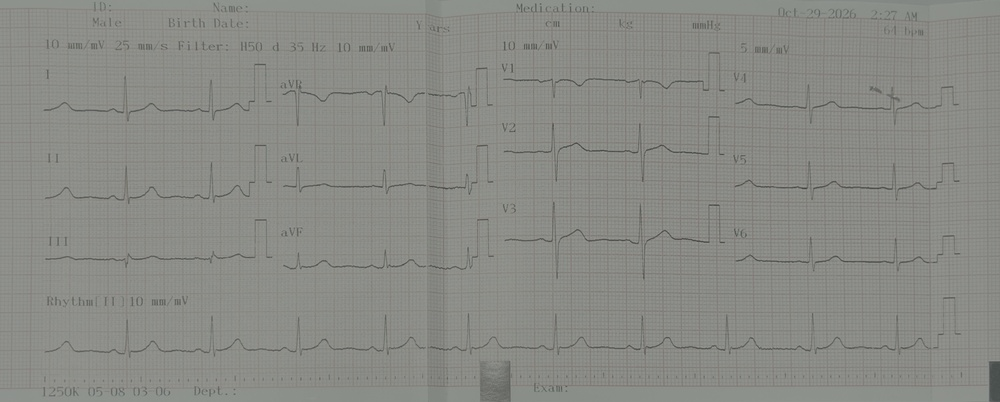
#> input picture benchmark/images/IMG_1394.jpg, 1000 x 402 px, shrunk from 2979 x 1198 before the run
$ python -i qrs_detector_v2.py   (imports and definitions only)   (older library calls are emulated)
#> lines starting #> are read from the running program, lines starting #| are printed output that depends on the picture
#> further down, picture is the input picture: PIL image 1000x402 RGB; mean R, G, B 137.6, 138.8, 133.7
"""Independent conservative, polarity-agnostic QRS candidate baseline v2.

Uses ONLY the ROI image; never reads human labels, historic predictions, RR
clock or waveform v1. Detected events remain REVIEW, not clinical QRS.
"""
from __future__ import annotations
import cv2
import numpy as np

def detect_qrs_candidates(image, *, min_distance_px:int=24, max_candidates:int=120)->dict:
#> called with min_distance_px = 24, max_candidates = 120
    from PIL import Image
    if isinstance(image,Image.Image): rgb=np.asarray(image.convert('RGB'))
    else:
        rgb=np.asarray(image)
        if rgb.ndim==2:rgb=np.stack([rgb]*3,axis=-1)
    h,w=rgb.shape[:2]
#> h = 402; w = 1000
    if w<60 or h<32:return {'status':'UNRESOLVED','candidates':[],'reasons':['ROI_TOO_SMALL']}
    gray=cv2.cvtColor(rgb,cv2.COLOR_RGB2GRAY)
    # Contrast-normalized dark evidence with horizontal background estimate.
    gray=cv2.GaussianBlur(gray,(3,3),0)
    bg=cv2.medianBlur(gray,21)
    ink=cv2.subtract(bg,gray).astype(np.float32)
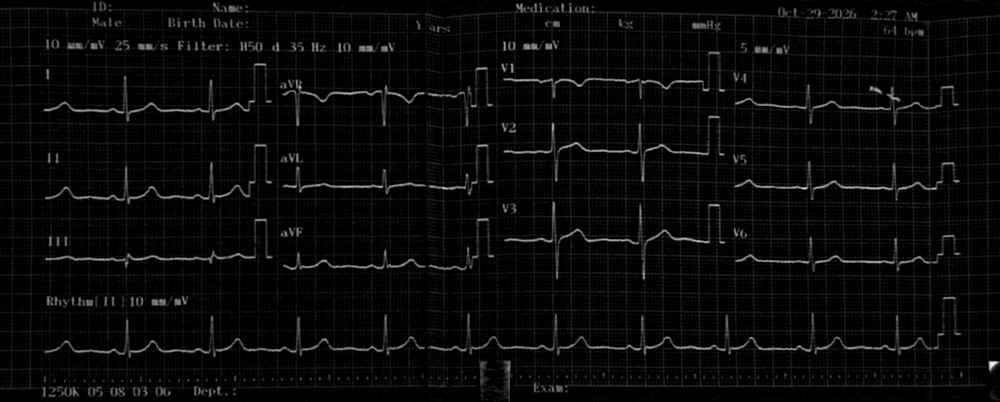
#> ink: shape (402, 1000) float32; min 0, max 50, mean 1.8; drawn with min black and max white
    # Differential energy captures steep positive OR negative ECG deflections.
    # Suppress purely horizontal rules using vertical derivative; downweight
    # columns with ink running across almost the full ROI height.
    dy=np.abs(np.diff(ink,axis=0,prepend=ink[:1]))
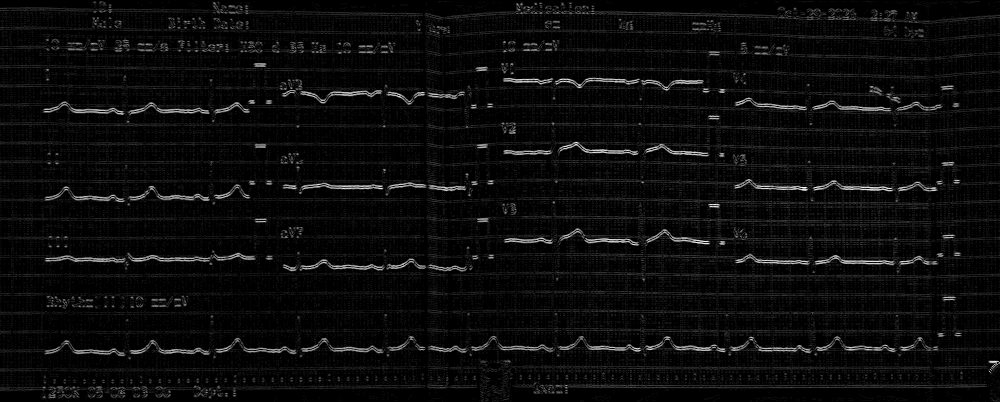
#> dy: shape (402, 1000) float32; min 0, max 26, mean 1.2; drawn with min black and max white
    col_density=(ink>11).mean(axis=0)
#> col_density = 1000 values, max 0.216 at index 297, min 0 at index 0, mean 0.0371
    row_lo=int(h*0.10);row_hi=max(row_lo+1,int(h*0.90))
#> after `row_lo = int(h * 0.1)`: row_lo = 40
#> after `row_hi = max(row_lo + 1, int(h * 0.9))`: row_hi = 361
    vertical=cv2.Sobel(ink,cv2.CV_32F,1,0,ksize=3)
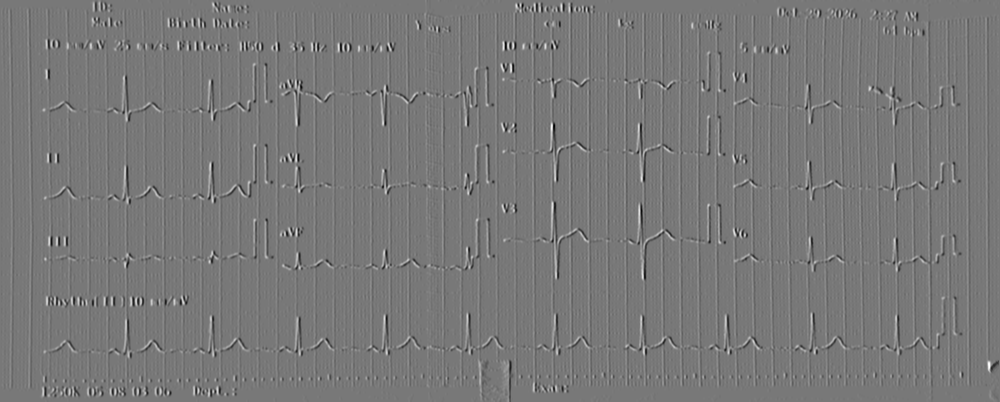
#> vertical: shape (402, 1000) float32; min -120, max 135, mean 0; drawn with min black and max white
    energy=np.quantile(np.abs(vertical[row_lo:row_hi]),0.88,axis=0)
#> energy = 1000 values, max 72 at index 641, min 0 at index 0, mean 12.85
    # Component candidate for narrow spiky QRS; signal energy alone does not
    # claim R peak or S nadir. For dense grids, prefer unresolved.
    width=max(5,(w//150)|1)
#> width = 7
    kernel=np.ones(width,np.float32)/width
    smooth=np.convolve(energy,kernel,mode='same')
#> smooth = 1000 values, max 54.69 at index 554, min 1.86 at index 0, mean 12.85
    base=np.median(smooth)
#> base = 10.51
    mad=np.median(np.abs(smooth-base)) + 1e-3
#> mad = 3.8
    threshold=max(float(base+2.8*mad),float(np.quantile(smooth,0.70)))
#> threshold = 21.16
    from scipy.signal import find_peaks
    peaks,props=find_peaks(smooth,height=threshold,distance=max(8,int(min_distance_px)),prominence=max(1,1.8*mad))
#> peaks = [48, 126, 211, 256, 298, 384, 468, 554, 642, 718, 743, 811, 895, 953]; props = 4 items
    order=sorted(peaks,key=lambda x:float(smooth[x]),reverse=True)[:max_candidates]
#> order = [554, 642, 298, 126, 211, 384, 895, 468, 811, 718, 256, 48, 953, 743]
    order.sort()
    candidates=[]
    for x in order:
        if x<4 or x>w-5:continue
        # dark component's local extreme is unknown; report X only.
        dense=bool(col_density[x]>.50)
        candidates.append({'id':f'B{len(candidates)+1:03d}','x':float(x),'y':None,
                           'type':'QRS_EVENT','strength':round(float(smooth[x]),3),
                           'status':'UNRESOLVED' if dense else 'CANDIDATE_REVIEW',
                           'reasons':['COLUMN_DENSE_INK'] if dense else ['NOT_VERIFIED']})
#> this loop made 14 passes
#> x on passes 1 to 12: 48, 126, 211, 256, 298, 384, 468, 554, 642, 718, 743, 811
#> after the loop, candidates = 14 items
    return {'schema':'ecg-qrs-detector-v2.0','status':'REVIEW_ONLY','candidates':candidates,
            'reasons':['INDEPENDENT_IMAGE_ONLY_BASELINE','UNVERIFIED_IMAGE_ARTIFACTS'],
            'parameters':{'min_distance_px':min_distance_px,'max_candidates':max_candidates},
            'diagnostic':{'width':w,'height':h,'threshold':round(threshold,3)}}

>>> from PIL import Image
>>> picture = Image.open('../benchmark/images/IMG_1394.jpg')
>>> result = detect_qrs_candidates(picture)
#> result = 6 items
